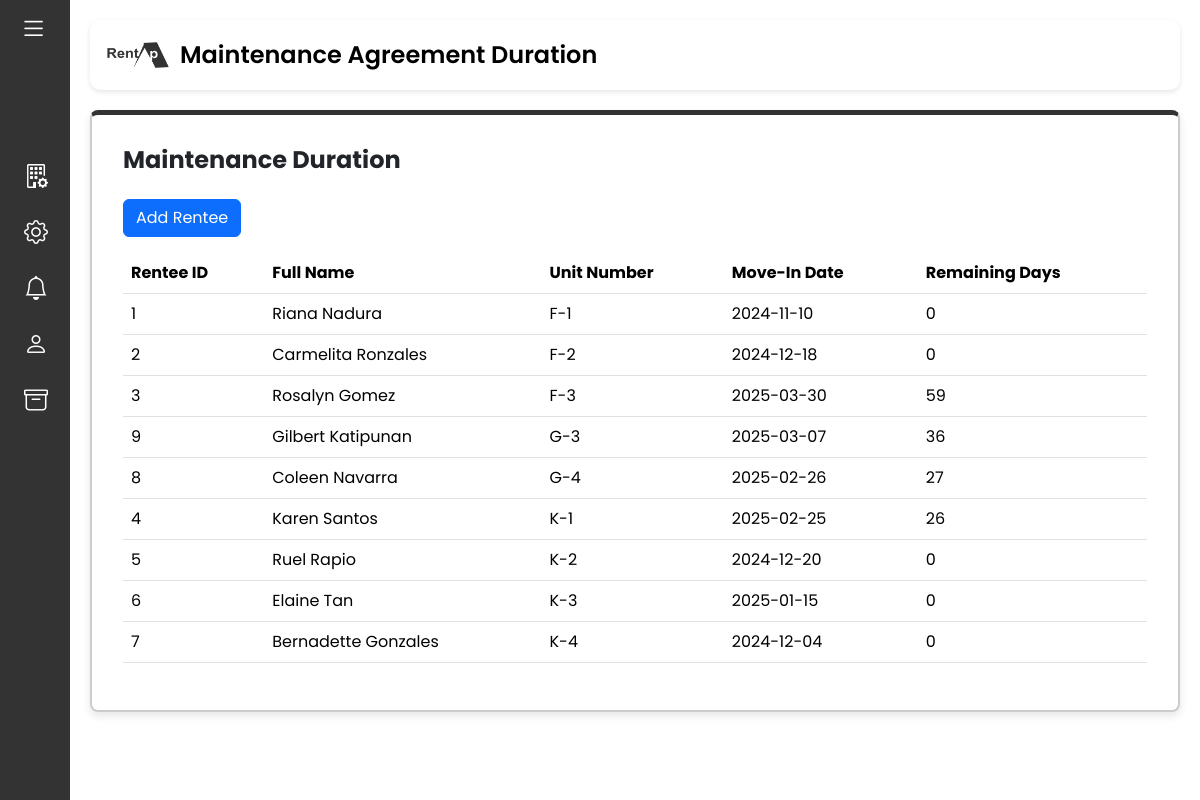
Screenshot of /manager/manager_maintenance_duration.php with the database file from the repository.
### tables this page shows
CREATE TABLE `agreement_duration` (
  `unit` varchar(3) NOT NULL,
  `rentee_id` int(11) NOT NULL,
  `move_in_date` date DEFAULT NULL,
  `remaining_days` int(11) DEFAULT 60
);

### manager/manager_maintenance_duration.php (the view, shortened to what this page needs)
<!DOCTYPE html>
<html lang="en">
<head>
    <link href="https://cdn.lineicons.com/4.0/lineicons.css" rel="stylesheet" />
    <link href="https://cdn.jsdelivr.net/npm/bootstrap@5.3.3/dist/css/bootstrap.min.css" rel="stylesheet">
    <link href="https://cdn.jsdelivr.net/npm/bootstrap-icons/font/bootstrap-icons.css" rel="stylesheet">
    <link rel="stylesheet" href="../main.css">
</head>
<body>
    <div class="wrapper">
        <?php include '../manager_sidebar.php'; ?>
        <div class="main-content container-fluid g-0">
            <div class="title-container">
                <img src="../images/RentAp_full.png" alt="RentAp Icon" class="rentap_Icon">
                <h1>Maintenance Agreement Duration</h1>
            </div>
            <div class="content-container">
                <div class="row">
                    <div class="col-12">
                        <div class="card">
                            <div class="card-body">
                                <h4 class="card-title mb-4"><strong>Maintenance Duration</strong></h4>
                                <button class="btn btn-primary mb-3" data-bs-toggle="modal" data-bs-target="#addRenteeModal">Add Rentee</button>
                                <div class="table-responsive">
                                    <table class="table">
                                        <thead>
                                            <tr>
                                                <th>Rentee ID</th>
                                                <th>Full Name</th>
                                                <th>Unit Number</th>
                                                <th>Move-In Date</th>
                                                <th>Remaining Days</th>
                                            </tr>
                                        </thead>
                                        <tbody>
                                            <?php
                                            include '../db_connection.php';
                                            $query = "SELECT ad.rentee_id, CONCAT(r.first_name, ' ', r.last_name) AS full_name, ad.unit, ad.move_in_date, ad.remaining_days
                                                      FROM Agreement_Duration ad
                                                      JOIN Rentee r ON ad.rentee_id = r.rentee_id";
                                            $result = $conn->query($query);
                                            if ($result->num_rows > 0) {
                                                while ($row = $result->fetch_assoc()) {
                                                    echo "<tr>
                                                            <td>{$row['rentee_id']}</td>
                                                            <td>{$row['full_name']}</td>
                                                            <td>{$row['unit']}</td>
                                                            <td>{$row['move_in_date']}</td>
                                                            <td>{$row['remaining_days']}</td>
                                                          </tr>";
                                                }
                                            } else {
                                                echo "<tr><td colspan='5' class='text-center'>No rentee data found.</td></tr>";
                                            }
                                            ?>
                                        </tbody>
                                    </table>
                                </div>
                            </div>
                        </div>
                    </div>
                </div>
            </div>
        </div>
    </div>
</body>
</html>

### main.css (style rules this page uses)
html, body { overflow: auto; height: 100%; }
h1 { font-weight: 600; font-size: 1.5rem; }
body { font-family: 'Poppins', sans-serif; }
.wrapper { display: flex; height: 100vh; }
.main-content { margin-left: 70px; padding: 20px; transition: margin-left 0.25s ease-in-out; }
.rentap_Icon { width: 65px; height: 40px; margin-right: 10px; }
.title-container { color: black; padding: 15px; border-radius: 10px; box-shadow: 0px 2px 5px rgba(0, 0, 0, 0.1); margin-bottom: 20px; display: flex; align-items: center; }
.title-container h1 { font-size: 24px; margin: 0; }
.card { flex: 1 1 calc(25% - 20px); max-width: 100%; min-width: 180px; padding: 15px; border: 2px solid #ccc; border-top: 5px solid #333333; border-radius: 8px; background-color: #fff; box-shadow: 0 4px 8px rgba(0, 0, 0, 0.1); }

### rows the page displays
agreement_duration: rentee "1", full_name "Riana Nadura", unit "F-1", move_in_date "2024-11-10", remaining_days "0"
agreement_duration: rentee "2", full_name "Carmelita Ronzales", unit "F-2", move_in_date "2024-12-18", remaining_days "0"
agreement_duration: rentee "3", full_name "Rosalyn Gomez", unit "F-3", move_in_date "2025-03-30", remaining_days "59"
agreement_duration: rentee "9", full_name "Gilbert Katipunan", unit "G-3", move_in_date "2025-03-07", remaining_days "36"
agreement_duration: rentee "8", full_name "Coleen Navarra", unit "G-4", move_in_date "2025-02-26", remaining_days "27"
agreement_duration: rentee "4", full_name "Karen Santos", unit "K-1", move_in_date "2025-02-25", remaining_days "26"
agreement_duration: rentee "5", full_name "Ruel Rapio", unit "K-2", move_in_date "2024-12-20", remaining_days "0"
agreement_duration: rentee "6", full_name "Elaine Tan", unit "K-3", move_in_date "2025-01-15", remaining_days "0"
agreement_duration: rentee "7", full_name "Bernadette Gonzales", unit "K-4", move_in_date "2024-12-04", remaining_days "0"
